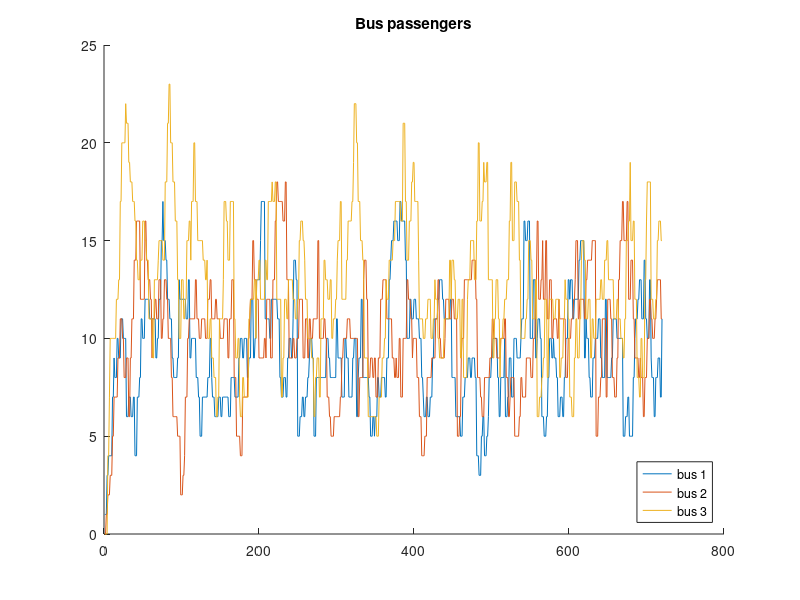
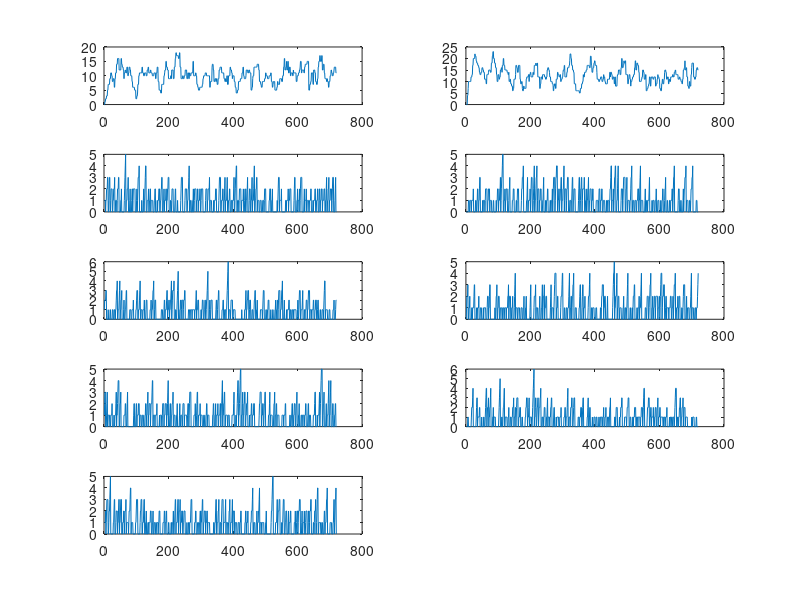

Reproduce these figures in MATLAB, in order.
clc
clear

seed = 14;
rng(seed)
% Initialize parameters
%1.1000000000000000000000000000000000000


% Time between stops
t_stops = [2 4 7 8 10 13 15 17 20]; % Use real data t = mins

% ith element represents the time
% distance between the ith and ith+1
% stop
num_stops = length(t_stops);



%% 1.20000000000000000000000000000000000000000000000
% figure out distribution later on

passenger_queue = cell(1,num_stops);
% Length = Numbers of passengers going to different stops

% Numbers dictate how many stops from starting point
% [BBDCCBCD] in screenshot

%% 1.300000000000000000000000000000000000000000000
% Initialize Bus position
% To be edited

bus_location = [0 7 15]; % Numbers are distance from first stop
num_bus = length(bus_location);


%% 1.400000000000000000000000000000000000000000000
% Initialize Sequence of passengers on busses

bus_passenger = {};
bus_size = 30;

bus_passenger = cell(1,num_bus);


% Each row represents a bus, bus has 10 seats
% Numbers in matrix will be changing in for 1.4

%bus_passenger(1,1:length(passenger_queue_a)) = [passenger_queue_a]
% Same as 1.2



%bus(1,:) == 0

%% 1.5

% Passenger to bus loop

data = cell(num_bus + num_stops + 1, 2);
data{1,1} = "Time";
for bus_graph = 1:num_bus
    data{1+bus_graph,1} = "Bus " + bus_graph;
end

for stop_graph = 1:num_stops
    data{1+bus_graph+stop_graph,1} = "Stop " + stop_graph;
end



% For graphing info, refer to version 12

% Loop
for t = 1:720
    
    
    %Update bus location
    bus_location(1,1) = bus_location(1,1) - 1;
    bus_location(1,2) = bus_location(1,2) - 1;
    bus_location(1,3) = bus_location(1,3) - 1;
    
    
    % bus_loop_true_false, loops if bus location == sum of t_stops
    bus_loop_true_false = bus_location(1,:) == t_stops(end)+1;
    k = find(bus_loop_true_false);
    % k is arbritrary constant
    bus_location(k) = 0;

    bus_loop_true_false = bus_location(1,:) == -1;
    k = find(bus_loop_true_false);
    bus_location(k) = t_stops(end);

    
    
    
    for stop_passenger_generation = 1:num_stops
        TruFals = randi(3);
        
        if TruFals == 1
            passenger_queue{stop_passenger_generation}(end+1) = rem(round(normrnd(5,3))+ stop_passenger_generation,10);
            
            while passenger_queue{stop_passenger_generation}(end) < 1 
                passenger_queue{stop_passenger_generation}(end) = 1;
            end
            
            while passenger_queue{stop_passenger_generation}(end) > num_stops
                passenger_queue{stop_passenger_geneartion}(end) = num_stops;
            end
            
        end
        
    end
    
%%%%%%%%%%%%%%%%%

    
    
    
    
    % when busses arrive to stops
    for bus = 1:num_bus
        
       %Checks one by one bus is at which stop
       for stop = 1:num_stops
          if bus_location(bus) == t_stops(stop)
              
              fprintf("bus %i arrived at stop %i at time %i \n", bus, stop, t);
              %^ Print string to see if code is working
              
              
              % Passengers leave bus
                for j = stop
                    % Finds passengers that get off at stop (index of passenger)
                    arrived_passengers = find(bus_passenger{bus} == j);
                    if isempty(arrived_passengers) == 0
                        bus_passenger{bus}(arrived_passengers) = []; 
                    end
                end
                
                empty_seats = bus_size - length(bus_passenger{bus});
                % Passengers go on bus
                if empty_seats > length(passenger_queue{stop})
                    bus_passenger{bus} = [bus_passenger{bus},passenger_queue{stop}];
                    passenger_queue{stop} = [];
                else
                    % Only people who are first in queue that can fill bus
                    % will get on
                    bus_passenger{bus} = [bus_passenger{bus},passenger_queue{stop}(1:empty_seats)];
                    passenger_queue{stop}(1:empty_seats) = [];
                    
                    
                end
          end
       end           
    end
    
    data{1,2}(end+1) = t;
    for bus_graph = 1:num_bus
        data{1+bus_graph,2}(end+1) = sum(length(find(bus_passenger{bus_graph})));;
    end

    for stop_graph = 1:num_stops
        data{1+bus_graph+stop_graph,2}(end+1) = sum(length(find(passenger_queue{stop_graph})));
    end    
    
   
    
    

end

%%

%% 1.6 
% Graphing
subplot(1,1,1)
    for graph = 2:1+num_bus
        hold on
        plot(data{1,2},data{graph,2});
        bus_data = trapz(data{1,2},data{graph,2});
        
    end
    hold off
    legend({'bus 1', 'bus 2', 'bus 3'},'location','southeast')
    title('Bus passengers')

    
saveas(gcf, ['ccw_ccw_ccw_bus_' num2str(seed) '.png'])

%%
for fig = 1:num_stops
    subplot(5,2,fig)

       plot(data{1,2},data{fig+2,2});
    

end

saveas(gcf, ['ccw_ccw_ccw_stop_' num2str(seed) '.png'])


%% save

save(['ccw_ccw_ccw_' num2str(seed)])

%% Notes
% 1 and -1 for direction
% 1 bus cw
% 1 bus ccw
% 2 bus both cw
% 2 bus both ccw
% 2 bus one cw one ccw
% 3 bus all ccw

% Separate graphs for stops
% Save data into .fig and .mat